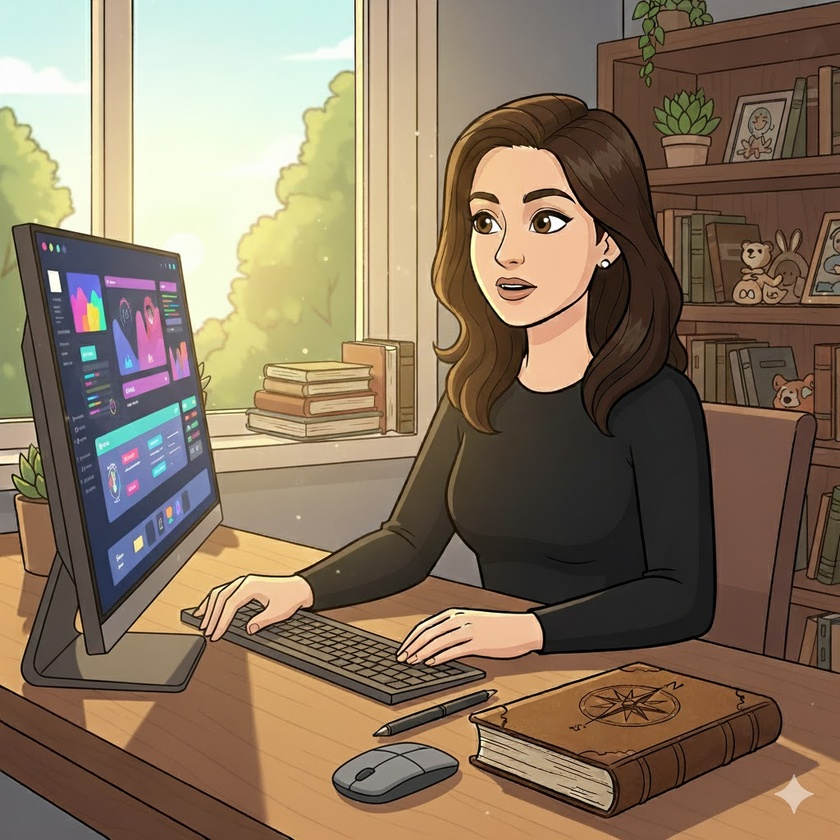
#> input picture 1. morning-light.jpg, 840 x 840 px, shrunk from 1024 x 1024 before the run
$ jupyter execute --allow-errors 'Devasmita'"'"'s-story.ipynb'
#> lines starting #> are read from the running program, lines starting #| are printed output that depends on the picture
[cell 1]
import os
import textwrap
import numpy as np
from PIL import Image, ImageDraw, ImageFont
import imageio
from moviepy.editor import VideoFileClip, AudioFileClip
from moviepy.editor import concatenate_audioclips

[cell 2]
# === CONFIG ===
comic_panels = [
    {"image": "1. morning-light.jpg", "text": "Another day, same desk… and yet something about today feels slightly off..."},
    {"image": "2. opening-light.jpg", "text": "This is weird!!! Generally every dataset feels like a new landscape, but this one’s… different. Rows missing.. Patterns too neat..!"},
    {"image": "3. frown.jpg", "text": "Okay, who cleans up data this perfectly? Definitely not me before coffee...."},
    {"image": "4. file.jpg", "text": "One moment I’m buried in dashboards, then out of nowhere, a file blinks on my desktop pops up."},
    {"image": "5. Leaning.jpg", "text": "Probably an IT maintenance or could be… a dare?? Shall I open it?"},
    {"image": "6. Clicks_open.jpg", "text": "Okay, this is an empty sheet. Except two words: 'Look outside.'"},
    {"image": "7. Look-outside.jpg", "text": "Okay, nothing unusual. Just rain and my neighbor’s cat judging me again."},
    {"image": "8. Turning-back.jpg", "text": "Except… now the sheet says ‘Look closer.’"},
    {"image": "9. New-tab.jpg", "text": "There’s a new tab open. I swear it wasn’t there before."},
    {"image": "10. typing.jpg", "text": "The cursor moves - slow, deliberate- typing on its own, but my hands aren’t on the keyboard."},
    {"image": "11. glitch.jpg", "text": "Maybe it’s just a glitch… or maybe my thoughts finally learned to type back."},
    {"image": "12. glow.jpg", "text": "what exactly is this file? and how the cursor is moving on its own?"},
    {"image": "13. End.jpg", "text":  "And suddenly the last cell flashes: ‘You’re next.’"}
]

video_file = "comic_video.mp4"
final_video = "comic_with_music.mp4"
audio_file = "background.mp3"  # 🎵 your downloaded background music
font_path = "comic.ttf"
bubble_scale = 0.42
line_spacing = 16
fps = 10
display_seconds = 5
fade_frames = 10

[cell 3]
# === DRAW SPEECH BUBBLE ===
def draw_comic_bubble(draw, x, y, w, h, outline_color=(0, 0, 0, 255), fill_color=(255, 255, 255, 200)):
    radius = h // 4
    draw.rounded_rectangle([x, y, x + w, y + h],
                           radius=radius, fill=fill_color,
                           outline=outline_color, width=2)

[cell 4]
# === PANEL RENDERING ===
def draw_panel_with_bubble(panel):
    img = Image.open(panel["image"]).convert("RGBA")
    panel_w, panel_h = img.size
#> panel_w = 840; panel_h = 840
    draw = ImageDraw.Draw(img, 'RGBA')

    try:
        font = ImageFont.truetype(font_path, 32)
    except:
        font = ImageFont.truetype("arial.ttf", 32)

    # Bubble dimensions
    bubble_w = int(panel_w * bubble_scale)
#> bubble_w = 352
    bubble_h = int(panel_h * bubble_scale * 0.5)
#> bubble_h = 176
    bubble_y = 20
    bubble_x = int(panel_w * 0.15)
#> bubble_x = 126

    # Draw bubble
    draw_comic_bubble(draw, bubble_x, bubble_y, bubble_w, bubble_h)

    # === Fit text dynamically ===
    text = panel["text"]
    max_font_size = 32
    min_font_size = 16
    best_font = font
    wrapped_text = text
    for size in range(max_font_size, min_font_size - 1, -2):
        current_font = ImageFont.truetype(font_path, size) if os.path.exists(font_path) else ImageFont.truetype("arial.ttf", size)
        chars_per_line = max(10, bubble_w // (size * 0.6))
        wrapped = textwrap.fill(text, width=int(chars_per_line))
        text_lines = wrapped.split("\n")
        line_height = current_font.getbbox("A")[3] - current_font.getbbox("A")[1]
        total_height = len(text_lines) * (line_height + line_spacing) - line_spacing

        if total_height <= bubble_h * 0.85:  # fits comfortably
            best_font = current_font
            wrapped_text = wrapped
            break

    # === Draw text ===
    text_lines = wrapped_text.split("\n")
    line_height = best_font.getbbox("A")[3] - best_font.getbbox("A")[1]
    text_block_height = (line_height + line_spacing) * len(text_lines) - line_spacing
#> text_block_height = 124
    text_y = bubble_y + (bubble_h - text_block_height) // 2
#> text_y = 46

    for line in text_lines:
        text_w = draw.textlength(line, font=best_font)
        text_x = bubble_x + (bubble_w - text_w) // 2
        draw.text((text_x, text_y), line, font=best_font, fill=(0, 0, 0, 255))
        text_y += line_height + line_spacing
#> this loop made 4 passes
#> (text_w, text_x) on passes 1 to 4: (247, 178), (194.1, 204), (303.1, 150), (230.8, 186)
#> after the loop, text_y = 186

    return img.convert("RGB")

[cell 5]
# === CREATE VIDEO ===
def create_video_from_panels(panels, video_output, fps=10, display_seconds=4, fade_frames=10):
    frames = []
    images = [draw_panel_with_bubble(panel) for panel in panels]
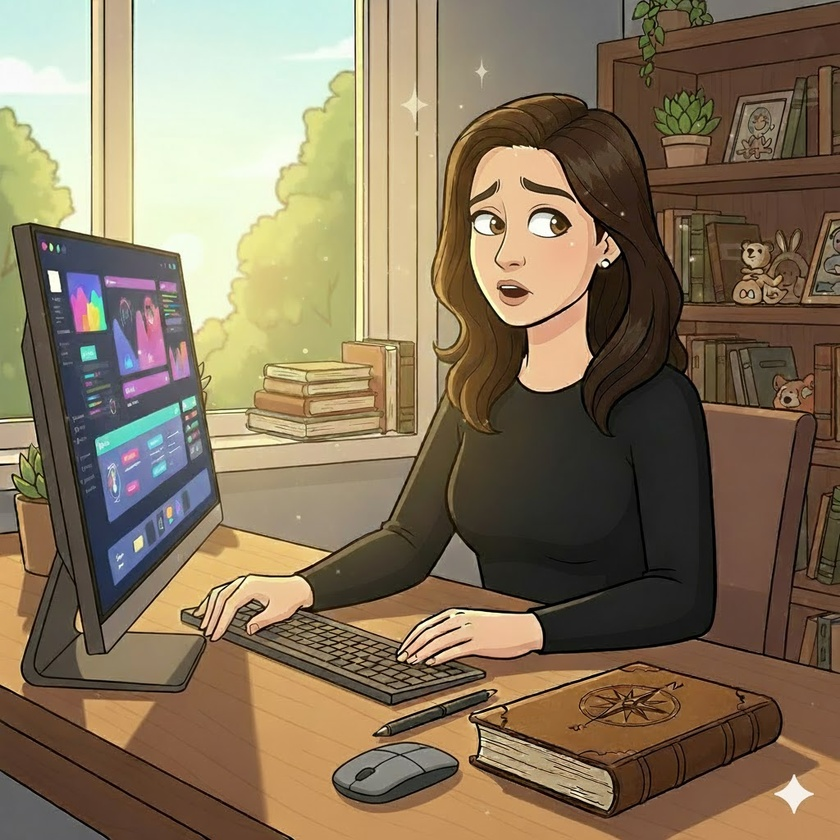
#> input picture 2. opening-light.jpg, 840 x 840 px, shrunk from 1024 x 1024 before the run
#> the loop in draw_panel_with_bubble (call 2), `for line in text_lines:` made 5 passes
#> (text_w, text_x) on passes 1 to 5: (282.5, 160), (212.9, 195), (243.9, 180), (221, 191), (173.9, 215)
#> after the loop in draw_panel_with_bubble (call 2), `for line in text_lines:`: text_y = 188
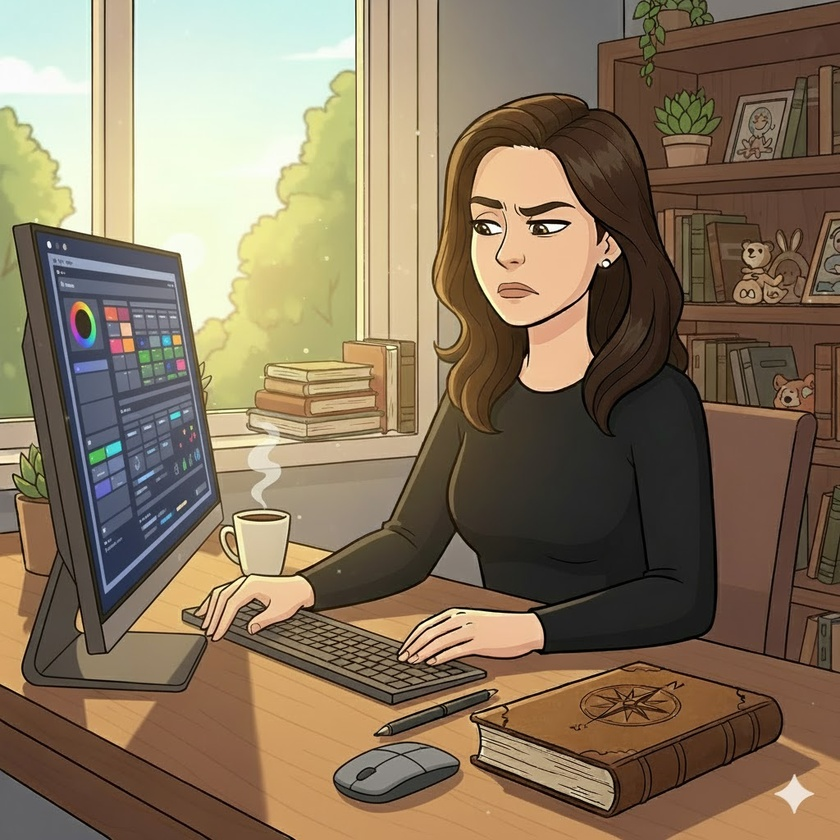
#> input picture 3. frown.jpg, 840 x 840 px, shrunk from 1024 x 1024 before the run
#> the loop in draw_panel_with_bubble (call 3), `for line in text_lines:` made 4 passes
#> (text_w, text_x) on passes 1 to 4: (290.4, 156), (271.2, 166), (242.7, 180), (221, 191)
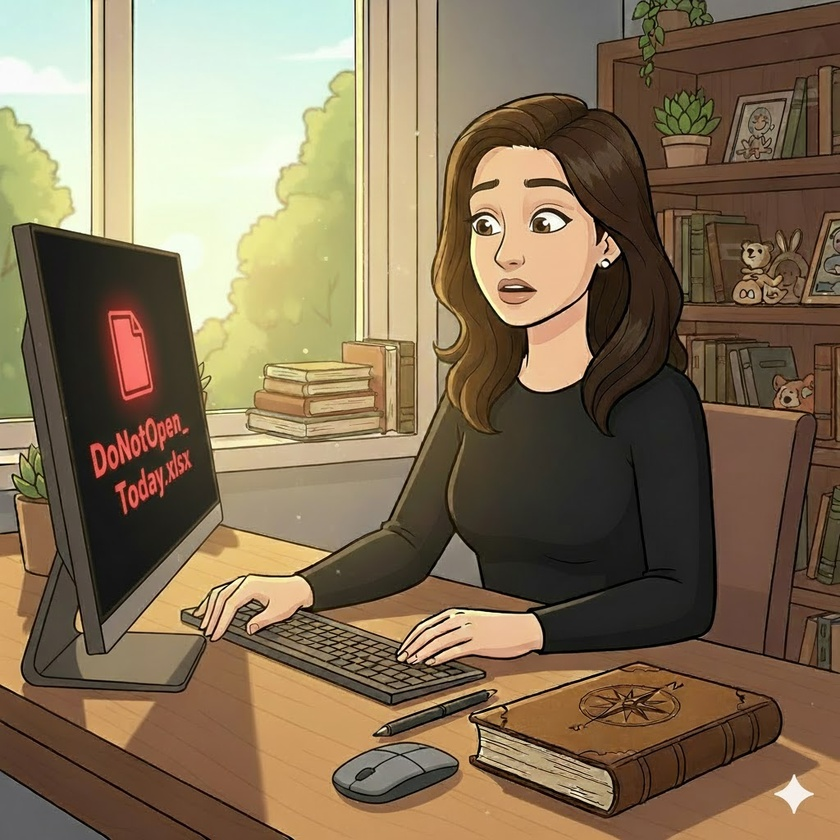
#> input picture 4. file.jpg, 840 x 840 px, shrunk from 1024 x 1024 before the run
#> the loop in draw_panel_with_bubble (call 4), `for line in text_lines:` made 4 passes
#> (text_w, text_x) on passes 1 to 4: (317.2, 143), (287, 158), (255.6, 174), (289.5, 157)
#> after the loop in draw_panel_with_bubble (call 4), `for line in text_lines:`: text_y = 184
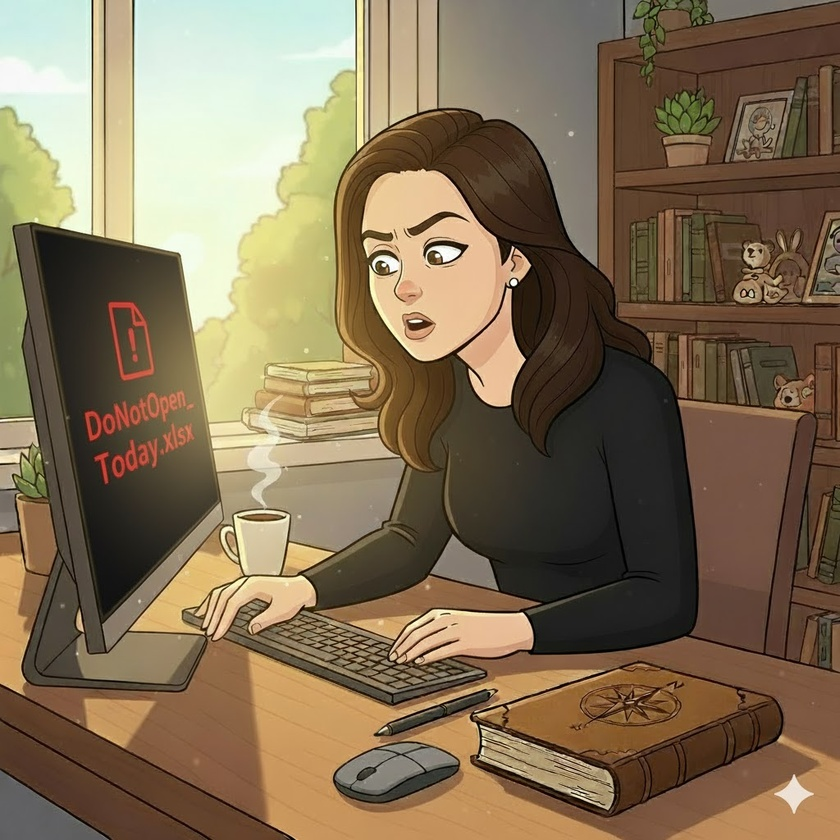
#> input picture 5. Leaning.jpg, 840 x 840 px, shrunk from 1024 x 1024 before the run
#> the loop in draw_panel_with_bubble (call 5), `for line in text_lines:` made 4 passes
#> (text_w, text_x) on passes 1 to 4: (228, 187), (252.5, 175), (314.8, 144), (236.2, 183)
#> after the loop in draw_panel_with_bubble (call 5), `for line in text_lines:`: text_y = 194
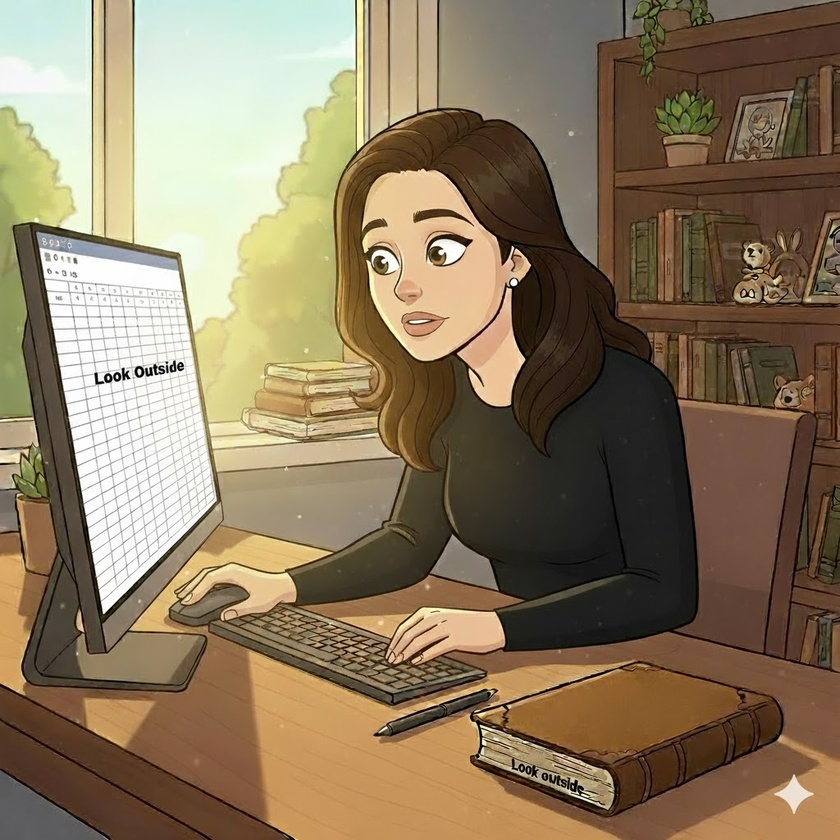
#> input picture 6. Clicks_open.jpg, 840 x 840 px, shrunk from 1024 x 1024 before the run
#> the loop in draw_panel_with_bubble (call 6), `for line in text_lines:` made 4 passes
#> (text_w, text_x) on passes 1 to 4: (246.2, 178), (211.9, 196), (293.5, 155), (230.9, 186)
#> in draw_panel_with_bubble (call 6), `return img.convert("RGB")`:
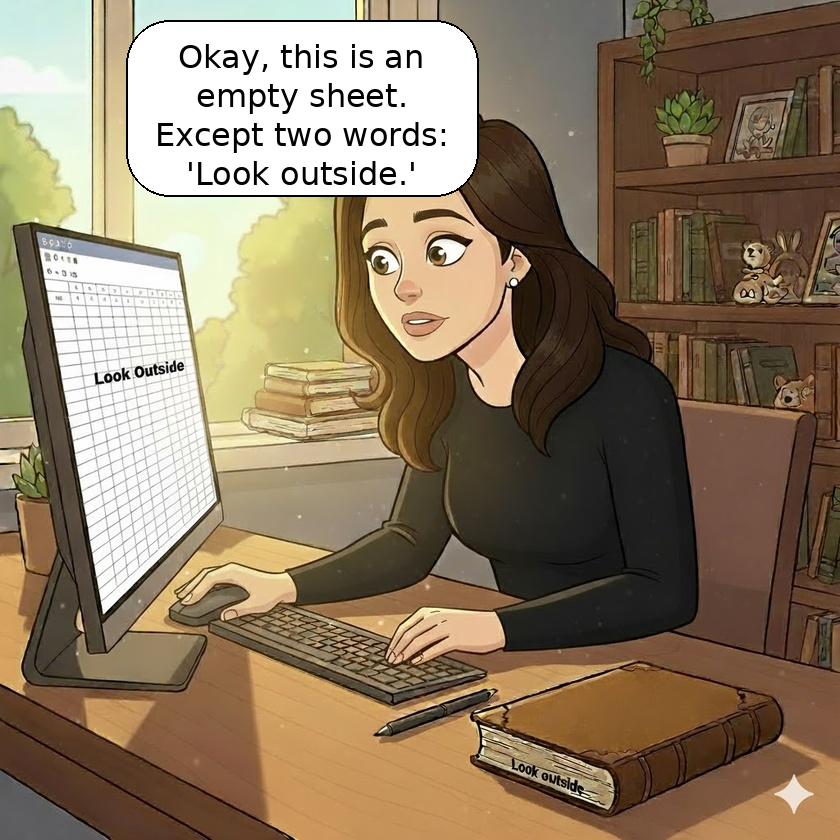
#> returned value: PIL image 840x840 RGB; mean R, G, B 140.8, 122.9, 98.6
